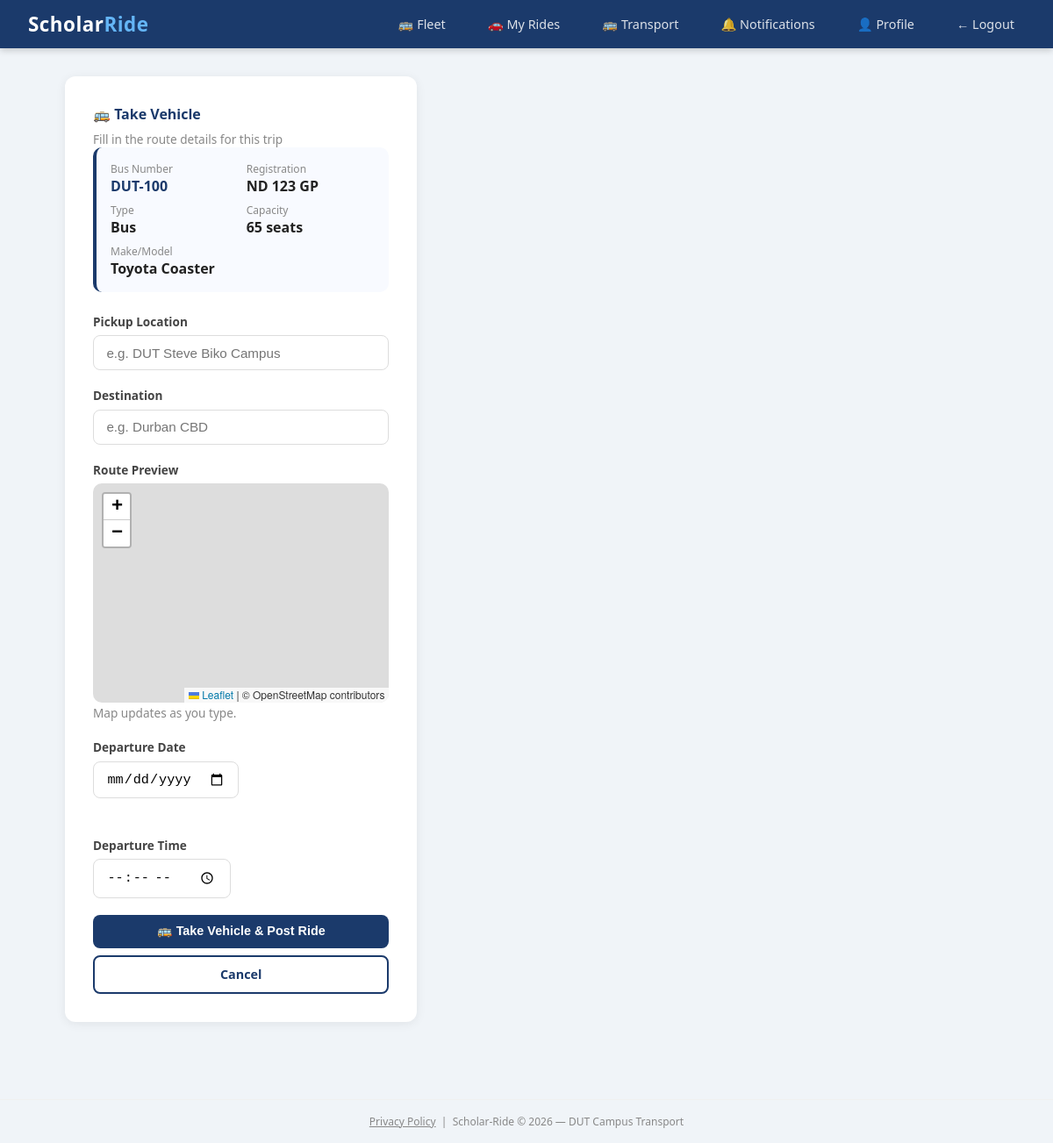
The page /admin/fleet/2/take (signed in) on the database its author committed.
### scholar_ride/models.py (models this page shows)
class Vehicle(db.Model):
    id = db.Column(db.Integer, primary_key=True)
    bus_number = db.Column(db.String(20), unique=True, nullable=False)
    registration_number = db.Column(db.String(20), unique=True, nullable=False)
    vehicle_type = db.Column(db.String(50), nullable=False)
    make_model = db.Column(db.String(100), nullable=False)
    capacity = db.Column(db.Integer, nullable=False)
    status = db.Column(db.String(20), default='available')
    current_driver_id = db.Column(db.Integer, db.ForeignKey('user.id'), nullable=True)
    current_ride_id = db.Column(db.Integer, db.ForeignKey('ride.id'), nullable=True)
    notes = db.Column(db.String(200), nullable=True)
    created_at = db.Column(db.DateTime, default=datetime.utcnow)
    current_driver = db.relationship('User', foreign_keys=[current_driver_id])
    current_ride = db.relationship('Ride', foreign_keys=[current_ride_id])

### scholar_ride/routes/admin.py (the view, shortened to what this page needs)
@admin.route('/admin/fleet/<int:vehicle_id>/take', methods=['GET', 'POST'])
@login_required
def take_vehicle(vehicle_id):
    if current_user.role != 'driver':
        flash('Only drivers can take vehicles.', 'danger')
        return redirect('/admin/fleet')
    from scholar_ride.models import Vehicle
    vehicle = Vehicle.query.get_or_404(vehicle_id)
    if vehicle.status != 'available':
        flash('This vehicle is not available.', 'danger')
        return redirect('/admin/fleet')
    active_ride = Ride.query.filter_by(
        driver_id=current_user.id,
        status='active'
    ).first()
    if active_ride:
        flash('You already have an active ride. Complete or cancel it before taking another vehicle.', 'warning')
        return redirect('/admin/fleet')
    return render_template('admin/take_vehicle.html', vehicle=vehicle)

### scholar_ride/models.py (called while the page is built)
@login_manager.user_loader
def load_user(user_id):
    return User.query.get(int(user_id))

### scholar_ride/templates/admin/take_vehicle.html (shortened to what this page needs)
{% extends "base.html" %}
{% block content %}
<div class="row justify-content-center">
    <div class="col-md-6">
        <div class="card p-4">
            <h4 style="color:#1B3A6B;" class="mb-1">🚌 Take Vehicle</h4>
            <p class="text-muted mb-3">Fill in the route details for this trip</p>
            <div style="background:#f8faff; border-radius:10px; padding:1rem; margin-bottom:1.5rem; border-left:4px solid #1B3A6B;">
                <div style="display:grid; grid-template-columns:1fr 1fr; gap:0.5rem;">
                    <div>
                        <div style="font-size:0.75rem; color:#888;">Bus Number</div>
                        <div style="font-weight:700; color:#1B3A6B;">{{ vehicle.bus_number }}</div>
                    </div>
                    <div>
                        <div style="font-size:0.75rem; color:#888;">Registration</div>
                        <div style="font-weight:700;">{{ vehicle.registration_number }}</div>
                    </div>
                    <div>
                        <div style="font-size:0.75rem; color:#888;">Type</div>
                        <div style="font-weight:600;">{{ vehicle.vehicle_type }}</div>
                    </div>
                    <div>
                        <div style="font-size:0.75rem; color:#888;">Capacity</div>
                        <div style="font-weight:600;">{{ vehicle.capacity }} seats</div>
                    </div>
                    <div>
                        <div style="font-size:0.75rem; color:#888;">Make/Model</div>
                        <div style="font-weight:600;">{{ vehicle.make_model }}</div>
                    </div>
                </div>
            </div>
            <form method="POST" action="/admin/fleet/{{ vehicle.id }}/take">
                <div class="form-group">
                    <label>Pickup Location</label>
                    <input type="text" name="origin" id="origin" class="form-control"
                           placeholder="e.g. DUT Steve Biko Campus" required>
                </div>
                <div class="form-group">
                    <label>Destination</label>
                    <input type="text" name="destination" id="destination" class="form-control"
                           placeholder="e.g. Durban CBD" required>
                </div>
                <div class="form-group">
                    <label>Route Preview</label>
                    <div id="map" style="height:250px; border-radius:10px; z-index:0;"></div>
                    <small class="text-muted">Map updates as you type.</small>
                </div>
                <div class="row">
                    <div class="col-half">
                        <div class="form-group">
                            <label>Departure Date</label>
                            <input type="date" name="departure_date" class="form-control" required>
                        </div>
                    </div>
                    <div class="col-half">
                        <div class="form-group">
                            <label>Departure Time</label>
                            <input type="time" name="departure_time" class="form-control" required>
                        </div>
                    </div>
                </div>
                <button type="submit" class="btn btn-primary w-100">
                    🚌 Take Vehicle & Post Ride
                </button>
                <a href="/admin/fleet" class="btn btn-outline w-100 mt-1">Cancel</a>
            </form>
        </div>
    </div>
</div>
<link rel="stylesheet" href="https://unpkg.com/leaflet@1.9.4/dist/leaflet.css"/>
{% endblock %}

### scholar_ride/templates/base.html (style rules this page uses)
*, *::before, *::after { box-sizing: border-box; margin: 0; padding: 0; }
body { font-family: 'Segoe UI', Tahoma, Geneva, Verdana, sans-serif; background: #f0f4f8; color: #222; }
.card { background: white; border-radius: 12px; box-shadow: 0 2px 12px rgba(0,0,0,0.07); padding: 2rem; margin-bottom: 1.5rem; }
.form-group { margin-bottom: 1.2rem; }
.form-group label { display: block; font-size: 0.85rem; font-weight: 600; color: #444; margin-bottom: 0.4rem; }
.form-control, .form-select { width: 100%; padding: 0.65rem 0.9rem; border: 1.5px solid #ddd; border-radius: 8px; font-size: 0.95rem; transition: border-color 0.2s; background: white; }
.btn { display: inline-block; padding: 0.65rem 1.4rem; border-radius: 8px; font-size: 0.9rem; font-weight: 600; cursor: pointer; border: none; text-decoration: none; text-align: center; transition: all 0.2s; }
.btn-primary { background: #1B3A6B; color: white; }
.btn-outline { background: transparent; color: #1B3A6B; border: 2px solid #1B3A6B; }
.row { display: flex; flex-wrap: wrap; gap: 1.5rem; }
.col-half { flex: 0 0 calc(50% - 0.75rem); }
.text-muted { color: #888; font-size: 0.85rem; }
.mt-1 { margin-top: 0.5rem; }
.mb-1 { margin-bottom: 0.5rem; }
.w-100 { width: 100%; }

### rows shown on the page
Vehicle: bus_number "DUT-100", registration_number "ND 123 GP", vehicle_type "Bus", capacity "65", make_model "Toyota Coaster"
